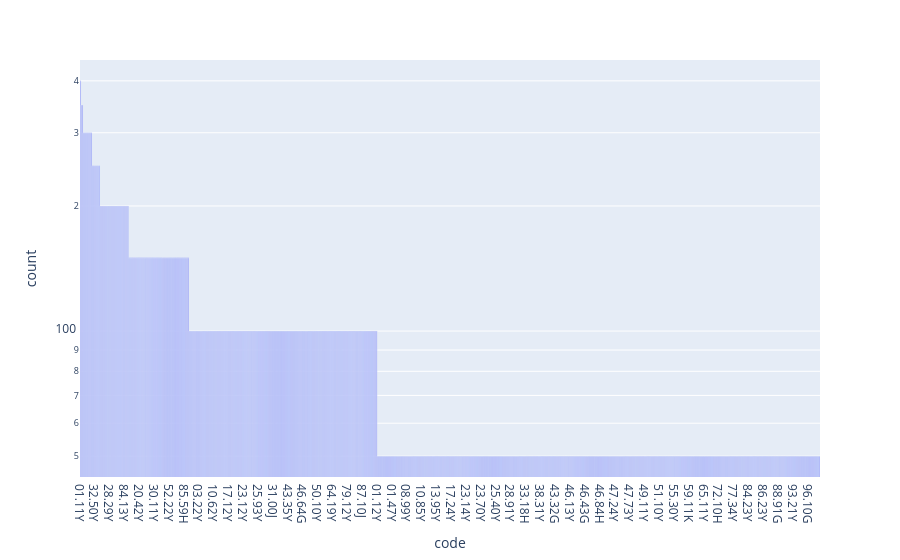

Notebook code cell kept with this figure:
### Code cell
px.bar(df_freq_synth, x="code", y="count", log_y=True)

### Figure 1 — Plotly figure (JSON) as saved in the notebook; plotly's stock layout.template omitted (floating-point values rounded to 4 significant figures; data arrays with more than 128 entries replaced by an {"elided": "..."} marker saying what was removed)
{"data": [{"hovertemplate": "code=%{x}<br>count=%{y}<extra></extra>", "legendgroup": "", "marker": {"color": "#636efa", "pattern": {"shape": ""}}, "name": "", "orientation": "v", "showlegend": false, "textposition": "auto", "type": "bar", "x": {"elided": "747 str values"}, "xaxis": "x", "y": {"elided": "747 int values"}, "yaxis": "y"}], "layout": {"barmode": "relative", "legend": {"tracegroupgap": 0}, "margin": {"t": 60}, "xaxis": {"anchor": "y", "domain": [0, 1], "title": {"text": "code"}}, "yaxis": {"anchor": "x", "domain": [0, 1], "title": {"text": "count"}, "type": "log"}}}
